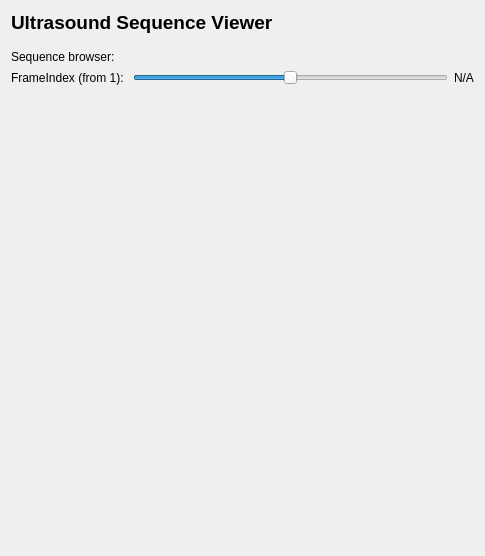
<?xml version="1.0" encoding="UTF-8"?>
<ui version="4.0">
 <class>sl__US_SeqViewer</class>
 <widget class="qMRMLWidget" name="sl__US_SeqViewer">
  <property name="geometry">
   <rect>
    <x>0</x>
    <y>0</y>
    <width>485</width>
    <height>556</height>
   </rect>
  </property>
  <layout class="QVBoxLayout" name="verticalLayout">
   <item>
    <widget class="QLabel" name="label_Module">
     <property name="font">
      <font>
       <pointsize>14</pointsize>
       <weight>75</weight>
       <bold>true</bold>
      </font>
     </property>
     <property name="text">
      <string>Ultrasound Sequence Viewer</string>
     </property>
    </widget>
   </item>
   <item>
    <spacer name="verticalSpacer_8">
     <property name="orientation">
      <enum>Qt::Vertical</enum>
     </property>
     <property name="sizeType">
      <enum>QSizePolicy::Fixed</enum>
     </property>
     <property name="sizeHint" stdset="0">
      <size>
       <width>20</width>
       <height>10</height>
      </size>
     </property>
    </spacer>
   </item>
   <item>
    <layout class="QFormLayout" name="formLayout_SequenceBrowser">
     <item row="0" column="0">
      <widget class="QLabel" name="label_SequenceBrowser">
       <property name="text">
        <string>Sequence browser:</string>
       </property>
      </widget>
     </item>
     <item row="0" column="1">
      <widget class="qMRMLNodeComboBox" name="sequenceSelector">
       <property name="nodeTypes">
        <stringlist>
         <string>vtkMRMLSequenceBrowserNode</string>
        </stringlist>
       </property>
       <property name="showChildNodeTypes">
        <bool>false</bool>
       </property>
       <property name="addEnabled">
        <bool>false</bool>
       </property>
       <property name="removeEnabled">
        <bool>false</bool>
       </property>
       <property name="selectNodeUponCreation">
        <bool>true</bool>
       </property>
      </widget>
     </item>
    </layout>
   </item>
   <item>
    <layout class="QGridLayout" name="gridLayout_FrameSlider">
     <item row="1" column="2">
      <widget class="QLabel" name="label_FrameIndex">
       <property name="text">
        <string>N/A</string>
       </property>
      </widget>
     </item>
     <item row="1" column="1">
      <widget class="QSlider" name="slider_SeqFrame">
       <property name="sizePolicy">
        <sizepolicy hsizetype="Expanding" vsizetype="Fixed">
         <horstretch>0</horstretch>
         <verstretch>0</verstretch>
        </sizepolicy>
       </property>
       <property name="minimum">
        <number>1</number>
       </property>
       <property name="maximum">
        <number>99</number>
       </property>
       <property name="sliderPosition">
        <number>50</number>
       </property>
       <property name="orientation">
        <enum>Qt::Horizontal</enum>
       </property>
      </widget>
     </item>
     <item row="1" column="0">
      <widget class="QLabel" name="labelIndicator_Frame">
       <property name="text">
        <string>FrameIndex (from 1): </string>
       </property>
      </widget>
     </item>
    </layout>
   </item>
   <item>
    <spacer name="verticalSpacer">
     <property name="orientation">
      <enum>Qt::Vertical</enum>
     </property>
     <property name="sizeHint" stdset="0">
      <size>
       <width>20</width>
       <height>40</height>
      </size>
     </property>
    </spacer>
   </item>
  </layout>
 </widget>
 <customwidgets>
  <customwidget>
   <class>qMRMLNodeComboBox</class>
   <extends>QWidget</extends>
   <header>qMRMLNodeComboBox.h</header>
  </customwidget>
  <customwidget>
   <class>qMRMLWidget</class>
   <extends>QWidget</extends>
   <header>qMRMLWidget.h</header>
   <container>1</container>
  </customwidget>
 </customwidgets>
 <resources/>
 <connections>
  <connection>
   <sender>sl__US_SeqViewer</sender>
   <signal>mrmlSceneChanged(vtkMRMLScene*)</signal>
   <receiver>sequenceSelector</receiver>
   <slot>setMRMLScene(vtkMRMLScene*)</slot>
   <hints>
    <hint type="sourcelabel">
     <x>289</x>
     <y>439</y>
    </hint>
    <hint type="destinationlabel">
     <x>338</x>
     <y>19</y>
    </hint>
   </hints>
  </connection>
  <connection>
   <sender>slider_SeqFrame</sender>
   <signal>valueChanged(int)</signal>
   <receiver>label_FrameIndex</receiver>
   <slot>setNum(int)</slot>
   <hints>
    <hint type="sourcelabel">
     <x>333</x>
     <y>45</y>
    </hint>
    <hint type="destinationlabel">
     <x>559</x>
     <y>45</y>
    </hint>
   </hints>
  </connection>
 </connections>
</ui>
